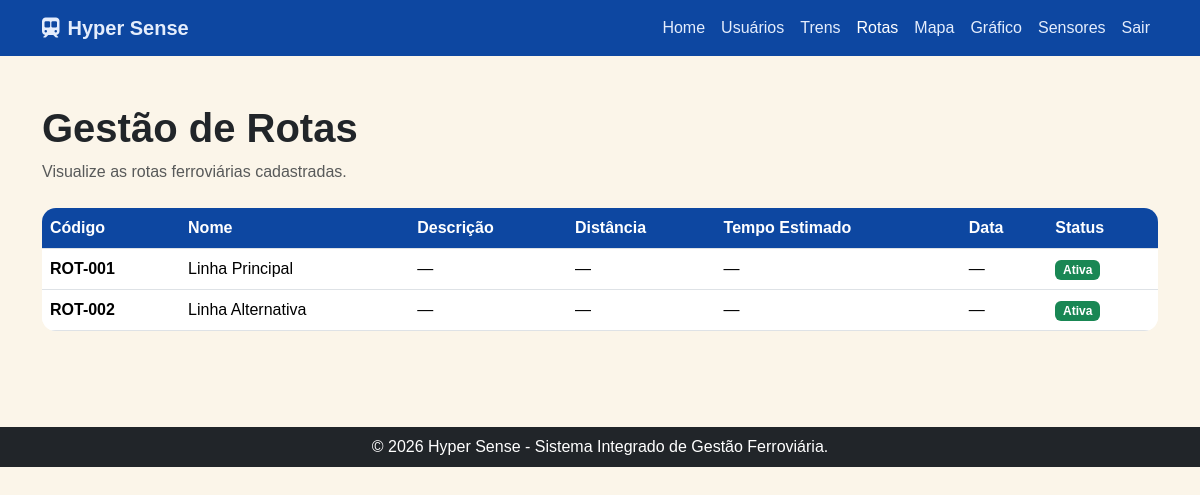
The page /Tela/rotas.php (signed in) on the database its author committed.
### tables this page shows
CREATE TABLE IF NOT EXISTS rotas (
    id INT AUTO_INCREMENT PRIMARY KEY,
    codigo VARCHAR(20) NOT NULL UNIQUE,
    nome VARCHAR(100) NOT NULL,
    status VARCHAR(20) NOT NULL DEFAULT 'Ativa',
    descricao TEXT NULL,
    distancia_km DECIMAL(8,2) NULL,
    tempo_estimado VARCHAR(50) NULL,
    data_criacao DATE NULL
);

### Tela/auth.php (called while the page is built, shortened)
<?php
function e($valor): string
{
    return htmlspecialchars(
        (string)($valor ?? ''),
        ENT_QUOTES,
        'UTF-8'
    );
}

### Tela/rotas.php (the view, shortened to what this page needs)
<?php
require_once "auth.php";
$sql = "
    SELECT
        id, codigo, nome, status,
        descricao, distancia_km,
        tempo_estimado, data_criacao
    FROM rotas
    ORDER BY codigo
";
$resultado = $conexao->query($sql);
$rotas = [];
if ($resultado) {
    while ($linha = $resultado->fetch_assoc()) {
        $rotas[] = $linha;
    }
}
$podeVerUsuarios = ($_SESSION['usuario_tipo'] ?? '') === 'Administrador';
?>
<!DOCTYPE html>
<html lang="pt-br">
<head>
    <link href="https://cdn.jsdelivr.net/npm/bootstrap@5.3.3/dist/css/bootstrap.min.css" rel="stylesheet">
    <link href="https://cdnjs.cloudflare.com/ajax/libs/font-awesome/6.5.2/css/all.min.css" rel="stylesheet">
    <link rel="stylesheet" href="../Css/style.css">
</head>
<body>
<nav class="navbar navbar-expand-lg navbar-dark navbar-hyper">
    <div class="container">
        <a class="navbar-brand fw-bold" href="index.php">
            <i class="fas fa-train-subway me-2"></i>Hyper Sense
        </a>
        <div class="collapse navbar-collapse" id="navbarMain">
            <ul class="navbar-nav ms-auto mb-2 mb-lg-0">
                <li class="nav-item">
                    <a class="nav-link" href="index.php">Home</a>
                </li>
                <?php if ($podeVerUsuarios): ?>
                <li class="nav-item">
                    <a class="nav-link" href="usuario.php">Usuários</a>
                </li>
                <?php endif; ?>
                <li class="nav-item">
                    <a class="nav-link" href="trens.php">Trens</a>
                </li>
                <li class="nav-item">
                    <a class="nav-link active" href="rotas.php">Rotas</a>
                </li>
                <li class="nav-item">
                    <a class="nav-link" href="mapa.php">Mapa</a>
                </li>
                <li class="nav-item">
                    <a class="nav-link" href="grafico.php">Gráfico</a>
                </li>
                <li class="nav-item">
                    <a class="nav-link" href="sensores.php">Sensores</a>
                </li>
                <li class="nav-item">
                    <a class="nav-link" href="logout.php">Sair</a>
                </li>
            </ul>
        </div>
    </div>
</nav>
<main class="container py-5">
    <div class="mb-4">
        <h1 class="fw-bold">Gestão de Rotas</h1>
        <p class="text-muted mb-0">
            Visualize as rotas ferroviárias cadastradas.
        </p>
    </div>
    <div class="card border-0 table-wrap">
        <div class="card-body p-0">
            <div class="table-responsive">
                <table class="table table-hover mb-0 align-middle">
                    <thead>
                        <tr>
                            <th>Código</th>
                            <th>Nome</th>
                            <th>Descrição</th>
                            <th>Distância</th>
                            <th>Tempo Estimado</th>
                            <th>Data</th>
                            <th>Status</th>
                        </tr>
                    </thead>
                    <tbody>
                        <?php if (!$rotas): ?>
                        <tr>
                            <td colspan="7" class="text-center py-5 text-muted">
                                Nenhuma rota cadastrada.
                            </td>
                        </tr>
                        <?php else: ?>
                        <?php foreach ($rotas as $rota): ?>
                        <tr>
                            <td class="fw-bold">
                                <?= e($rota['codigo']) ?>
                            </td>
                            <td>
                                <?= e($rota['nome']) ?>
                            </td>
                            <td>
                                <?= e($rota['descricao'] ?? '—') ?>
                            </td>
                            <td>
                                <?= $rota['distancia_km'] !== null
                                    ? number_format(
                                        (float)$rota['distancia_km'],
                                        2,
                                        ',',
                                        '.'
                                    ) . ' km'
                                    : '—' ?>
                            </td>
                            <td>
                                <?= e($rota['tempo_estimado'] ?? '—') ?>
                            </td>
                            <td>
                                <?= $rota['data_criacao']
                                    ? e(date('d/m/Y', strtotime($rota['data_criacao'])))
                                    : '—' ?>
                            </td>
                            <td>
                                <span class="badge <?= $rota['status'] === 'Ativa'
                                    ? 'bg-success'
                                    : 'bg-secondary' ?>">
                                    <?= e($rota['status']) ?>
                                </span>
                            </td>
                        </tr>
                        <?php endforeach; ?>
                        <?php endif; ?>
                    </tbody>
                </table>
            </div>
        </div>
    </div>
</main>
<footer class="bg-dark text-white py-2 mt-5">
    <div class="container text-center">
        <p class="mb-0">
            &copy; <?= date('Y') ?> Hyper Sense - Sistema Integrado de Gestão Ferroviária.
        </p>
    </div>
</footer>
</body>
</html>

### Css/style.css (style rules this page uses)
:root { --hyper-azul: #1e88e5; --hyper-azul-escuro: #0d47a1; --hyper-fundo: #fbf5e9; }
html, body { min-height: 100%; background: var(--hyper-fundo); }
body { font-family: Arial, Helvetica, sans-serif; }
.navbar-hyper { background: var(--hyper-azul-escuro) !important; }
.navbar-hyper .nav-link, .navbar-hyper .navbar-brand { color: #e4edfc; }
.navbar-hyper .nav-link.active, .navbar-hyper .nav-link:hover { color: white; }
.card { overflow: hidden; box-shadow: none !important; }
.stat-card, .sensor-card, .map-card, .table-wrap { border-radius: 14px; }
.table thead th { background: var(--hyper-azul-escuro); color: white; white-space: nowrap; }
.table tbody td { vertical-align: middle; }
*, *::before, *::after { animation: none !important; transition: none !important; box-shadow: none !important; text-shadow: none !important; filter: none !important; scroll-behavior: auto !important; }

### rows shown on the page
rotas: codigo "ROT-001", nome "Linha Principal", descricao "—", tempo_estimado "—", status "Ativa"
rotas: codigo "ROT-002", nome "Linha Alternativa", descricao "—", tempo_estimado "—", status "Ativa"
